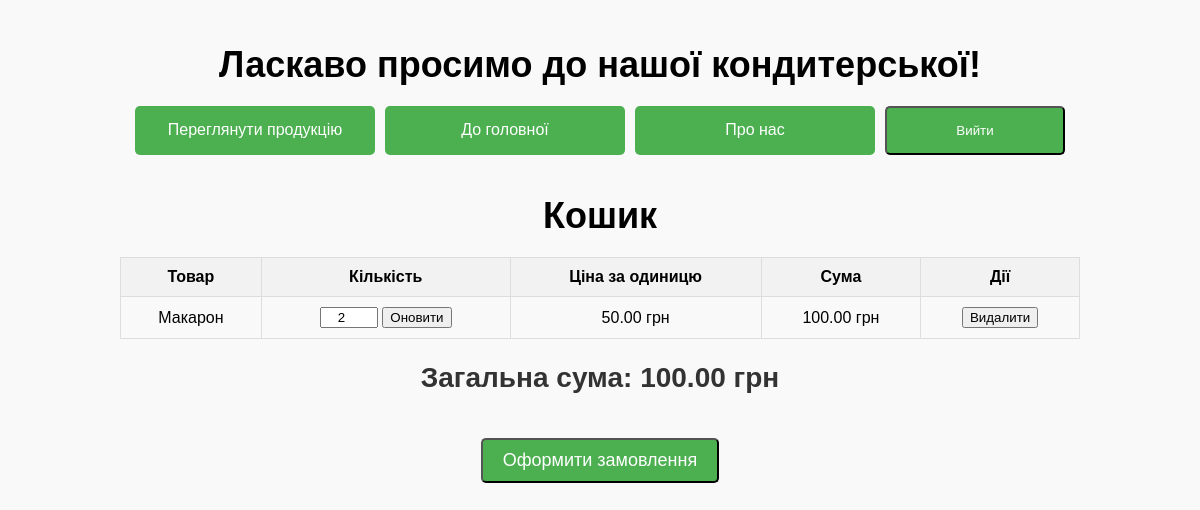
Page /order/ (signed in) on the committed database.
### orders/models.py (models this page shows, shortened)
class CartItem(models.Model):
    cart = models.ForeignKey(Cart, related_name='items', on_delete=models.CASCADE)
    product = models.ForeignKey(Product, on_delete=models.CASCADE)
    quantity = models.PositiveIntegerField(default=1)
    def get_total_price(self):
        return self.quantity * self.product.price

class Product(models.Model):
    name = models.CharField(max_length=100, verbose_name="Назва продукту")
    description = models.TextField(verbose_name="Опис продукту", blank=True)
    price = models.DecimalField(max_digits=10, decimal_places=2, verbose_name="Ціна продукту")
    image = models.ImageField(upload_to='products/', blank=True, null=True, verbose_name="Зображення продукту")

### orders/views.py (the view, shortened to what this page needs)
# urls.py: path('order/', views.order_form, name='order_form'),
@login_required(login_url='login')
def order_form(request):
    cart, created = Cart.objects.get_or_create(user=request.user)
    if not cart.items.exists():
        messages.error(request, 'Ваш кошик порожній.')
        return redirect('product_list')
    total_price = cart.get_total_price()
    return render(request, 'orders/order_form.html', {
        'cart': cart,
        'total_price': total_price
    })

### orders/models.py (called while the page is built)
    def get_total_price(self):
        return sum(item.get_total_price() for item in self.items.all())

### orders/templates/orders/order_form.html (shortened to what this page needs)
<!DOCTYPE html>
<html lang="uk">
<head>
    {% load static %}
    <link rel="stylesheet" href="{% static 'orders/style.css' %}">
</head>
<body>
    <div class="container">
        <h1>Ласкаво просимо до нашої кондитерської!</h1>
        <div class="buttons">
            <a href="{% url 'product_list' %}" class="btn">Переглянути продукцію</a>
            <a href="{% url 'index' %}" class="btn">До головної</a>
            <a href="{% url 'about' %}" class="btn">Про нас</a>
            {% if request.user.is_authenticated %}
                <form action="{% url 'logout' %}" method="post" style="display:inline;">
                        <button type="submit" class="btn">Вийти</button>
                </form>
            {% else %}
                <a href="{% url 'login' %}" class="btn">Увійти</a>
            {% endif %}
        </div>
        <h1>Кошик</h1>
        {% if cart.items %}
            <table class="cart-table">
                <tr>
                    <th>Товар</th>
                    <th>Кількість</th>
                    <th>Ціна за одиницю</th>
                    <th>Сума</th>
                    <th>Дії</th>
                </tr>
                {% for item in cart.items.all %}
                <tr>
                    <td>{{ item.product.name }}</td>
                    <td>
                        <form method="POST" action="{% url 'update_cart_item' item.id %}">
                            <input type="number" name="quantity" min="1" value="{{ item.quantity }}">
                            <button type="submit">Оновити</button>
                        </form>
                    </td>
                    <td>{{ item.product.price }} грн</td>
                    <td>{{ item.get_total_price }} грн</td>
                    <td>
                        <form method="POST" action="{% url 'remove_from_cart' item.id %}">
                            <button type="submit">Видалити</button>
                        </form>
                    </td>
                </tr>
                {% endfor %}
            </table>
            <h2>Загальна сума: {{ total_price }} грн</h2>
            <form method="POST" action="{% url 'checkout' %}">
                <button type="submit" class="btn-submit">Оформити замовлення</button>
            </form>
        {% else %}
            <p>Кошик порожній.</p>
        {% endif %}
    </div>
</body>
</html>

### static/orders/style.css (style rules this page uses)
body { font-family: Arial, sans-serif; background-color: #f9f9f9; margin: 0; padding: 0; }
.container { width: 80%; margin: 0 auto; text-align: center; padding-top: 20px; }
h1 { font-size: 36px; margin-bottom: 20px; }
h2 { font-size: 28px; color: #333; }
.buttons { display: flex; justify-content: center; gap: 10px; margin-bottom: 40px; }
.buttons .btn { display: inline-block; padding: 15px 30px; background-color: #4CAF50; color: white; text-decoration: none; border-radius: 5px; width: 180px; text-align: center; }
.cart-table { width: 100%; margin: 20px 0; border-collapse: collapse; }
.cart-table th, .cart-table td { padding: 10px; border: 1px solid #ddd; text-align: center; }
.cart-table th { background-color: #f2f2f2; }
.cart-table td input { width: 50px; text-align: center; }
.btn-submit { display: inline-block; padding: 10px 20px; background-color: #4CAF50; color: white; text-decoration: none; border-radius: 5px; font-size: 18px; cursor: pointer; margin-top: 20px; }

### rows in the picture
CartItem: product.name "Макарон", quantity "2", product.price "50.00", get_total_price "100.00"

### other values in the picture
{{ total_price }} "100.00"
